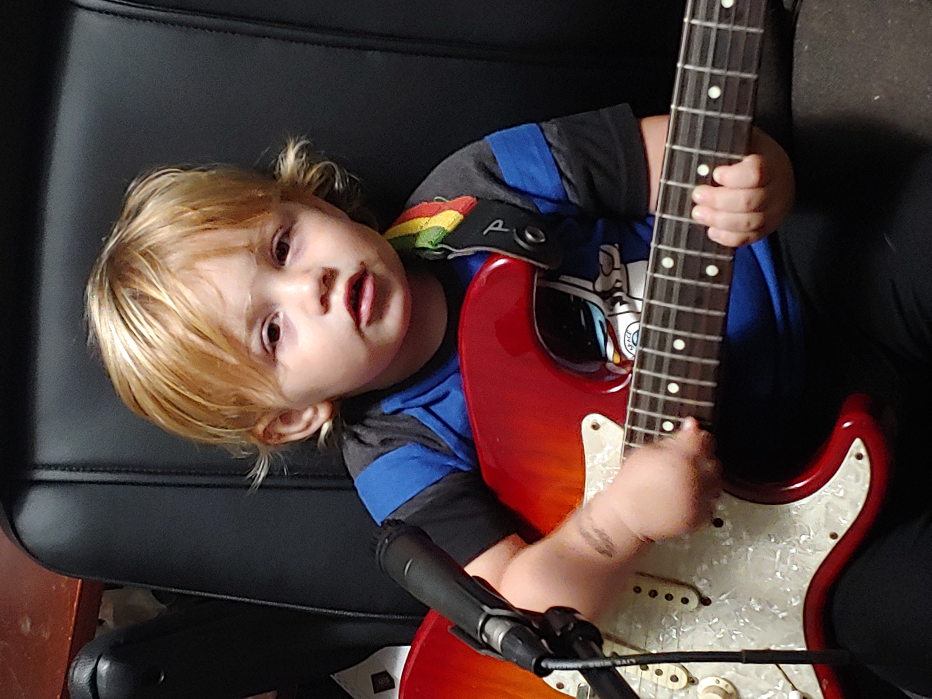
#> input picture image_depot/olliestrat.jpg, 4656 x 3492 px (shown at 1/5 size)
$ python images.py
#> lines starting #> are read from the running program, lines starting #| are printed output that depends on the picture
from PIL import Image, ImageFilter
# [8 lines of commented-out code are left out]

img = Image.open('./image_depot/olliestrat.jpg')
#> img is the input picture: PIL image 4656x3492 RGB; mean R, G, B 76.1, 60.1, 58
img.thumbnail((400, 400))
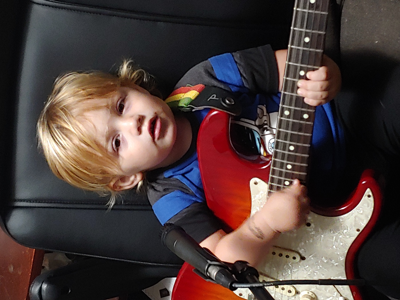
#> img: PIL image 400x300 RGB; mean R, G, B 76, 60.1, 58
img.rotate(90)
img.save('./image_depot/thumbnail3.jpg')
print(img.size)
#| (400, 300)

$ run again, with image_depot/rockMunchkin.jpg copied over image_depot/olliestrat.jpg
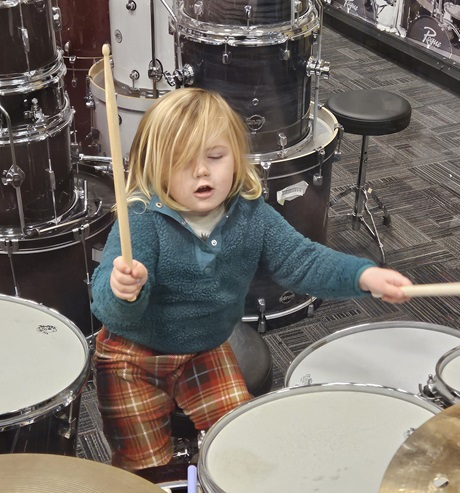
#> input picture image_depot/rockMunchkin.jpg, 460 x 493 px
#> img is the input picture: PIL image 460x493 RGB; mean R, G, B 119, 111.3, 104.2
#> `img.thumbnail((400, 400))`:
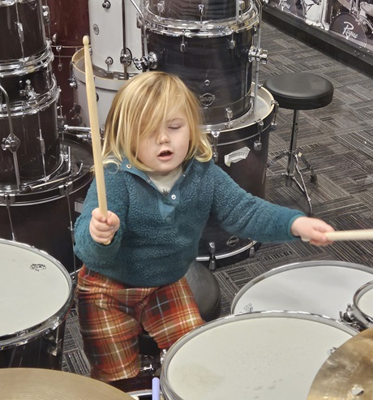
#> img: PIL image 373x400 RGB; mean R, G, B 119, 111.3, 104.2
#| (373, 400)
